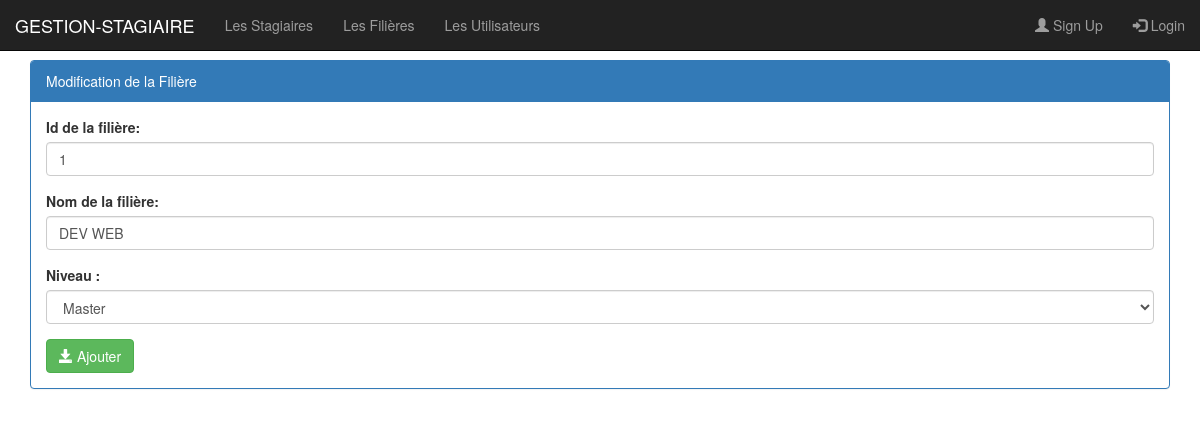
Page /pages/editerFiliere.php?idF=1 on the earlier database version.
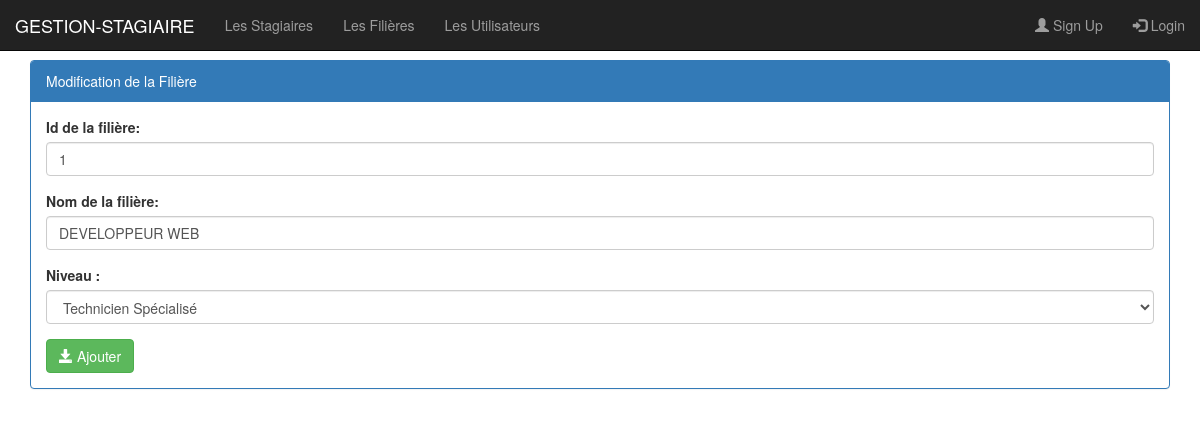
Same page on the later database version.
### tables this page shows
create table filiere(
    idFiliere int(4) auto_increment primary key,
    nomFiliere varchar(50),
    niveau varchar(50)
);

### pages/editerFiliere.php (the view, shortened to what this page needs)
<?php
 require_once "connexiondb.php";
 $idf = isset($_GET['idF'])?$_GET['idF']:0;
 $requete ="SELECT * FROM filiere WHERE idFiliere=$idf";
 $resultat = $pdo->query($requete);
 $filiere = $resultat->fetch();
 $nomf = $filiere['nomFiliere'];
 $niveau = $filiere['niveau'];
?>
<!DOCTYPE html>
<html>
<head>
<link rel="stylesheet" type="text/css" href="../css/bootstrap.css">
<link rel="stylesheet" type="text/css" href="../css/font-awesome.min.css">
<link rel="stylesheet" type="text/css" href="../css/monstyle.css">
</head>
<body>
<?php include("menu.php"); ?>
<div class="container">
    <div class="panel panel-primary margetop">
      <div class="panel-heading">Modification de la Filière</div>
      <div class="panel-body">
        <form method="post" action="updateFiliere.php" class="form">
            <div class="form-group">
            <label for="idF"> Id de la filière:</label>
            <input type="text" name="idF" class="form-control" value="<?php echo $idf ?>"/>
            </div>
            <div class="form-group">
            <label for="nomFiliere"> Nom de la filière:</label>
            <input type="text" name="nomF" placeholder="Taper le nom de la filière" class="form-control" value="<?php echo $nomf ?>"/>
            </div>
            <div class="form-group">
            <label for="niveau"> Niveau : </label>
            <select name="niveau" class="form-control" id="niveau">
                        <option value="MASTER" <?php if($niveau=="MASTER") echo "selected" ?>>Master</option>
                        <option value="TECHNICIEN SPECIALISE" <?php if($niveau=="TECHNICIEN SPECIALISE") echo "selected" ?>>Technicien Spécialisé</option>
                      </select>
                      </div>
                    <button type="submit" class="btn btn-success mb-3">
                    <span class="glyphicon glyphicon-save"></span>
                      Ajouter</button>
         </form>
        </div>
    </div>
</div>
</body>
</html>

Differences in the rows shown:
changed filiere: nomF "DEV WEB" → "DEVELOPPEUR WEB"; niveau (not shown) → "Technicien Spécialisé"
Other differences:
form field niveau: "Master" → (not shown)
